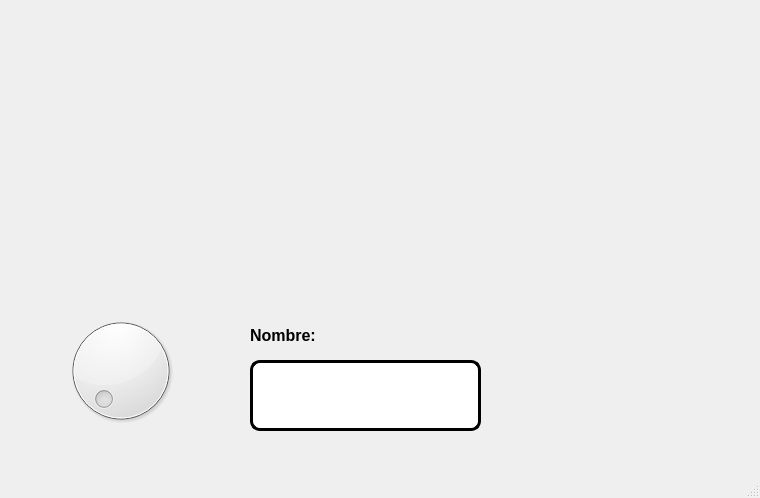
<?xml version="1.0" encoding="UTF-8"?>
<ui version="4.0">
 <class>MainWindow</class>
 <widget class="QMainWindow" name="MainWindow">
  <property name="geometry">
   <rect>
    <x>0</x>
    <y>0</y>
    <width>760</width>
    <height>498</height>
   </rect>
  </property>
  <property name="windowTitle">
   <string>MainWindow</string>
  </property>
  <widget class="QWidget" name="centralwidget">
   <widget class="QLabel" name="label_5">
    <property name="geometry">
     <rect>
      <x>250</x>
      <y>320</y>
      <width>231</width>
      <height>31</height>
     </rect>
    </property>
    <property name="font">
     <font>
      <pointsize>12</pointsize>
      <weight>75</weight>
      <bold>true</bold>
     </font>
    </property>
    <property name="text">
     <string>Nombre:</string>
    </property>
   </widget>
   <widget class="QLineEdit" name="lineEdit">
    <property name="geometry">
     <rect>
      <x>250</x>
      <y>360</y>
      <width>231</width>
      <height>71</height>
     </rect>
    </property>
    <property name="font">
     <font>
      <pointsize>25</pointsize>
      <weight>75</weight>
      <bold>true</bold>
     </font>
    </property>
    <property name="styleSheet">
     <string notr="true">background-color: rgb(255, 255, 255);
border-radius: 10px;
border: 3px solid black</string>
    </property>
    <property name="alignment">
     <set>Qt::AlignCenter</set>
    </property>
   </widget>
   <widget class="QLabel" name="txt_nombre_imagen">
    <property name="geometry">
     <rect>
      <x>200</x>
      <y>70</y>
      <width>351</width>
      <height>231</height>
     </rect>
    </property>
    <property name="styleSheet">
     <string notr="true"/>
    </property>
    <property name="text">
     <string/>
    </property>
    <property name="pixmap">
     <pixmap resource="../Archivos/Recursos.qrc">:/Fotos/mew.jpg</pixmap>
    </property>
    <property name="scaledContents">
     <bool>true</bool>
    </property>
   </widget>
   <widget class="QDial" name="selector_imagen">
    <property name="geometry">
     <rect>
      <x>50</x>
      <y>310</y>
      <width>141</width>
      <height>121</height>
     </rect>
    </property>
   </widget>
   <widget class="QLabel" name="label_2">
    <property name="geometry">
     <rect>
      <x>10</x>
      <y>20</y>
      <width>151</width>
      <height>111</height>
     </rect>
    </property>
    <property name="styleSheet">
     <string notr="true"/>
    </property>
    <property name="text">
     <string/>
    </property>
    <property name="pixmap">
     <pixmap resource="../Archivos/Recursos.qrc">:/Fotos/logofacultad.jpg</pixmap>
    </property>
    <property name="scaledContents">
     <bool>true</bool>
    </property>
   </widget>
   <widget class="QLabel" name="label_3">
    <property name="geometry">
     <rect>
      <x>580</x>
      <y>10</y>
      <width>161</width>
      <height>111</height>
     </rect>
    </property>
    <property name="styleSheet">
     <string notr="true"/>
    </property>
    <property name="text">
     <string/>
    </property>
    <property name="pixmap">
     <pixmap resource="../Archivos/Recursos.qrc">:/Fotos/logoUAT.jpg</pixmap>
    </property>
    <property name="scaledContents">
     <bool>true</bool>
    </property>
   </widget>
   <widget class="QLabel" name="label_4">
    <property name="geometry">
     <rect>
      <x>580</x>
      <y>310</y>
      <width>161</width>
      <height>121</height>
     </rect>
    </property>
    <property name="styleSheet">
     <string notr="true"/>
    </property>
    <property name="text">
     <string/>
    </property>
    <property name="pixmap">
     <pixmap resource="../Archivos/Recursos.qrc">:/Fotos/kirby buchon.jpg</pixmap>
    </property>
    <property name="scaledContents">
     <bool>true</bool>
    </property>
   </widget>
  </widget>
  <widget class="QMenuBar" name="menubar">
   <property name="geometry">
    <rect>
     <x>0</x>
     <y>0</y>
     <width>760</width>
     <height>26</height>
    </rect>
   </property>
  </widget>
  <widget class="QStatusBar" name="statusbar"/>
 </widget>
 <resources>
  <include location="../Archivos/Recursos.qrc"/>
 </resources>
 <connections/>
</ui>
